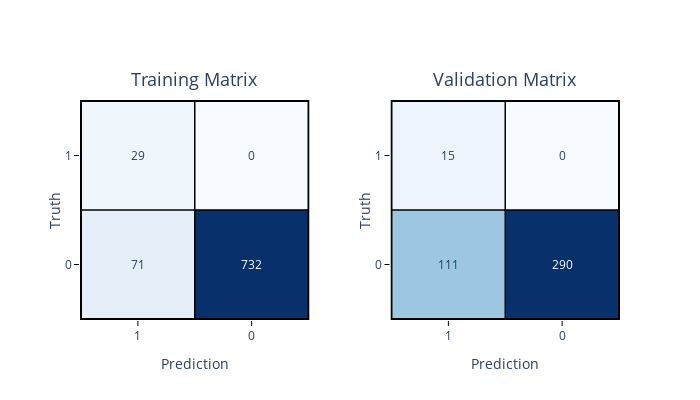

Source (notebook cell):
### Code cell
from eppi_text_classification import binary_train_valid_confusion_plotly

binary_train_valid_confusion_plotly(
    y_train,
    y_train_pred,
    y_test,
    y_test_pred,
    postive_label="Included",
    negative_label="Excluded",
)

### Figure 1 — Plotly figure (JSON) as saved in the notebook; plotly's stock layout.template omitted (floating-point values rounded to 4 significant figures)
{"data": [{"colorscale": [[0, "rgb(247,251,255)"], [0.125, "rgb(222,235,247)"], [0.25, "rgb(198,219,239)"], [0.375, "rgb(158,202,225)"], [0.5, "rgb(107,174,214)"], [0.625, "rgb(66,146,198)"], [0.75, "rgb(33,113,181)"], [0.875, "rgb(8,81,156)"], [1, "rgb(8,48,107)"]], "hoverinfo": "text", "showscale": false, "text": [["Truth: Excluded<br>Prediction: Included<br>Total: 71", "Truth: Excluded<br>Prediction: Excluded<br>Total: 732"], ["Truth: Included<br>Prediction: Included<br>Total: 29", "Truth: Included<br>Prediction: Excluded<br>Total: 0"]], "type": "heatmap", "x": ["0", "1"], "xaxis": "x", "y": ["0", "1"], "yaxis": "y", "z": [[71, 732], [29, 0]]}, {"colorscale": [[0, "rgb(247,251,255)"], [0.125, "rgb(222,235,247)"], [0.25, "rgb(198,219,239)"], [0.375, "rgb(158,202,225)"], [0.5, "rgb(107,174,214)"], [0.625, "rgb(66,146,198)"], [0.75, "rgb(33,113,181)"], [0.875, "rgb(8,81,156)"], [1, "rgb(8,48,107)"]], "hoverinfo": "text", "showscale": false, "text": [["Truth: Excluded<br>Prediction: Included<br>Total: 111", "Truth: Excluded<br>Prediction: Excluded<br>Total: 290"], ["Truth: Included<br>Prediction: Included<br>Total: 15", "Truth: Included<br>Prediction: Excluded<br>Total: 0"]], "type": "heatmap", "x": ["0", "1"], "xaxis": "x2", "y": ["0", "1"], "yaxis": "y2", "z": [[111, 290], [15, 0]]}], "layout": {"annotations": [{"font": {"size": 18}, "showarrow": false, "text": "Training Matrix", "x": 0.2125, "xanchor": "center", "xref": "paper", "y": 1.03, "yanchor": "bottom", "yref": "paper"}, {"font": {"size": 18}, "showarrow": false, "text": "Validation Matrix", "x": 0.7875, "xanchor": "center", "xref": "paper", "y": 1.03, "yanchor": "bottom", "yref": "paper"}, {"font": {"color": "dark blue"}, "showarrow": false, "text": "71", "x": "0", "xref": "x", "y": "0", "yref": "y"}, {"font": {"color": "white"}, "showarrow": false, "text": "732", "x": "1", "xref": "x", "y": "0", "yref": "y"}, {"font": {"color": "dark blue"}, "showarrow": false, "text": "29", "x": "0", "xref": "x", "y": "1", "yref": "y"}, {"font": {"color": "dark blue"}, "showarrow": false, "text": "0", "x": "1", "xref": "x", "y": "1", "yref": "y"}, {"font": {"color": "dark blue"}, "showarrow": false, "text": "111", "x": "0", "xref": "x2", "y": "0", "yref": "y2"}, {"font": {"color": "white"}, "showarrow": false, "text": "290", "x": "1", "xref": "x2", "y": "0", "yref": "y2"}, {"font": {"color": "dark blue"}, "showarrow": false, "text": "15", "x": "0", "xref": "x2", "y": "1", "yref": "y2"}, {"font": {"color": "dark blue"}, "showarrow": false, "text": "0", "x": "1", "xref": "x2", "y": "1", "yref": "y2"}], "autosize": false, "height": 400, "shapes": [{"line": {"color": "black", "width": 2}, "type": "rect", "x0": -0.5, "x1": 1.5, "xref": "x", "y0": -0.5, "y1": 1.5, "yref": "y"}, {"line": {"color": "black", "width": 1.5}, "type": "line", "x0": -0.5, "x1": 1.5, "xref": "x", "y0": 0.5, "y1": 0.5, "yref": "y"}, {"line": {"color": "black", "width": 1.5}, "type": "line", "x0": 0.5, "x1": 0.5, "xref": "x", "y0": -0.5, "y1": 1.5, "yref": "y"}, {"line": {"color": "black", "width": 2}, "type": "rect", "x0": -0.5, "x1": 1.5, "xref": "x2", "y0": -0.5, "y1": 1.5, "yref": "y2"}, {"line": {"color": "black", "width": 1.5}, "type": "line", "x0": -0.5, "x1": 1.5, "xref": "x2", "y0": 0.5, "y1": 0.5, "yref": "y2"}, {"line": {"color": "black", "width": 1.5}, "type": "line", "x0": 0.5, "x1": 0.5, "xref": "x2", "y0": -0.5, "y1": 1.5, "yref": "y2"}], "width": 700, "xaxis": {"anchor": "y", "domain": [0, 0.425], "mirror": true, "tickcolor": "black", "ticklen": 5, "tickmode": "array", "ticks": "outside", "ticktext": ["1", "0"], "tickvals": [0, 1], "tickwidth": 1, "title": {"text": "Prediction"}}, "xaxis2": {"anchor": "y2", "domain": [0.575, 1], "mirror": true, "tickcolor": "black", "ticklen": 5, "tickmode": "array", "ticks": "outside", "ticktext": ["1", "0"], "tickvals": [0, 1], "tickwidth": 1, "title": {"text": "Prediction"}}, "yaxis": {"anchor": "x", "domain": [0, 1], "mirror": true, "tickcolor": "black", "ticklen": 5, "tickmode": "array", "ticks": "outside", "ticktext": ["0", "1"], "tickvals": [0, 1], "tickwidth": 1, "title": {"standoff": 0.3, "text": "Truth"}}, "yaxis2": {"anchor": "x2", "domain": [0, 1], "mirror": true, "tickcolor": "black", "ticklen": 5, "tickmode": "array", "ticks": "outside", "ticktext": ["0", "1"], "tickvals": [0, 1], "tickwidth": 1, "title": {"standoff": 0.3, "text": "Truth"}}}}
